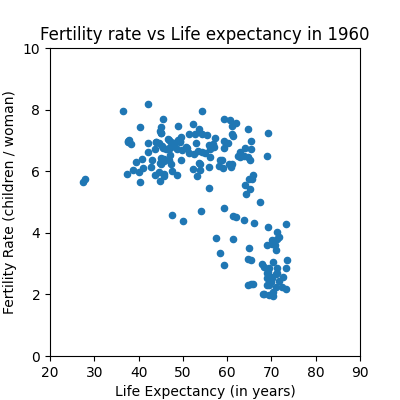
#> input picture Homework/Project-3.1/plots/fertility_life_expectancy_1960.png, 400 x 400 px; its folder holds 4 pictures in this run
$ jupyter execute --allow-errors life-expectancy-animation.ipynb
#> lines starting #> are read from the running program, lines starting #| are printed output that depends on the picture
# Life Expectancy Animation

Create animated scatterplots on global demography similar to the one in a famours talk by Hans Rosling.

Licensing Remark:

Based on free material from [GAPMINDER.ORG](https://www.gapminder.org/data/), CC-BY LICENSE

## Step 1: Download data

Three files in total:

1. life expectancy
2. fertility rate, total
3. population

can be downloaded from [here](https://www.gapminder.org/data/).

[cell 1]
import pandas as pd
import numpy as np
import matplotlib.pyplot as plt
import imageio
import matplotlib.animation as animation

## Step 2: Load data

#> (a cell that did not finish here is left out)

## Step 3: Fertility and life expectancy in 2020

#> (a cell that did not finish here is left out)

## Step 4: Remove all missing values

#> (a cell that did not finish here is left out)

## Step 5: Draw scatterplot of fertility and life expectancy in 2020

#> (a cell that did not finish here is left out)

## Step 6: the same from above but for 1960

#> (a cell that did not finish here is left out)

### What differences does one observe?

In general, you see the obivous differences between the 60s and 2020: the life expectancy is higher and the fertility rate is lower in 2020.

But the relationship also changed: the fertility rate is a little higher for the same life expectancy in 1960 than in 2020.

In the 1960s data, you also see a big frop at around 69 years in life expectancy.

# Step 7: Write a function for scatterplots for any given year

[cell 7]
def fertility_over_life_expectancy(year):

    # Error handling & correctin input
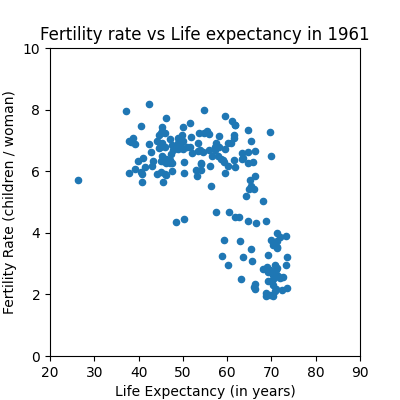
#> input picture Homework/Project-3.1/plots/fertility_life_expectancy_1961.png, 400 x 400 px
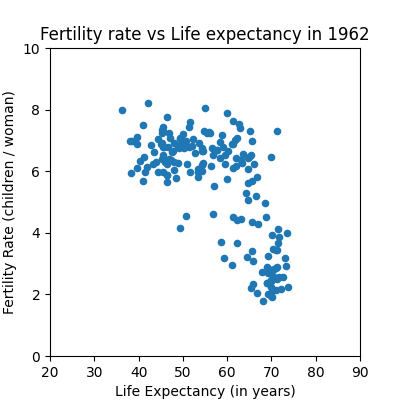
#> input picture Homework/Project-3.1/plots/fertility_life_expectancy_1962.png, 400 x 400 px
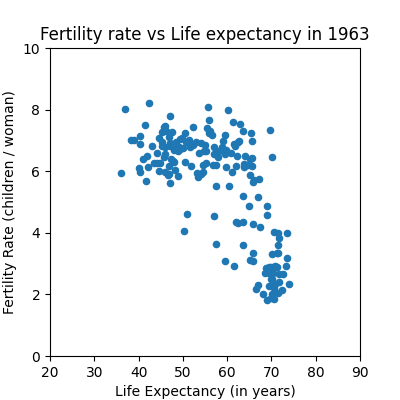
#> input picture Homework/Project-3.1/plots/fertility_life_expectancy_1963.png, 400 x 400 px
    if type(year) != int:
        year = int(year)

    if year < 1960 or year > 2020:
        return 'Year must be between 1960 and 2020'

    year = str(year)


    # Get fertility and life expectancy data from year
    fertility_year = fertility[['country', year]]
    life_expectancy_year = life_expectancy[['country', year]]

    # Merge fertility and life expectancy data
    fertility_life_expectancy_year = pd.merge(
        fertility_year,
        life_expectancy_year,
        on='country'
        ).rename(columns={
            f'{year}_x': 'fertility',
            f'{year}_y': 'life_expectancy'
            }
        )

    # Delete missing values
    fertility_life_expectancy_year_dropna = fertility_life_expectancy_year.dropna()

    # Create a scatter plot of fertility vs life expectancy
    scatter_fertility_life_expectancy_year = fertility_life_expectancy_year_dropna.plot(
        kind='scatter',
        x='life_expectancy',
        xlabel='Life Expectancy (in years)',
        xlim=(20, 90),
        y='fertility',
        ylabel='Fertility Rate (children / woman)',
        ylim=(0, 10),
        title=f'Fertility rate vs Life expectancy in {year}',
        figsize=(4, 4)
        )

    return scatter_fertility_life_expectancy_year

#> (the rest of this cell did not finish here and is left out)

# Step 8: Create scatterplot for each year and save in one file

#> (a cell that did not finish here is left out)

# Step 9: Create an animation from the images

[cell 9]
import imageio

#> (the rest of this cell did not finish here and is left out)
